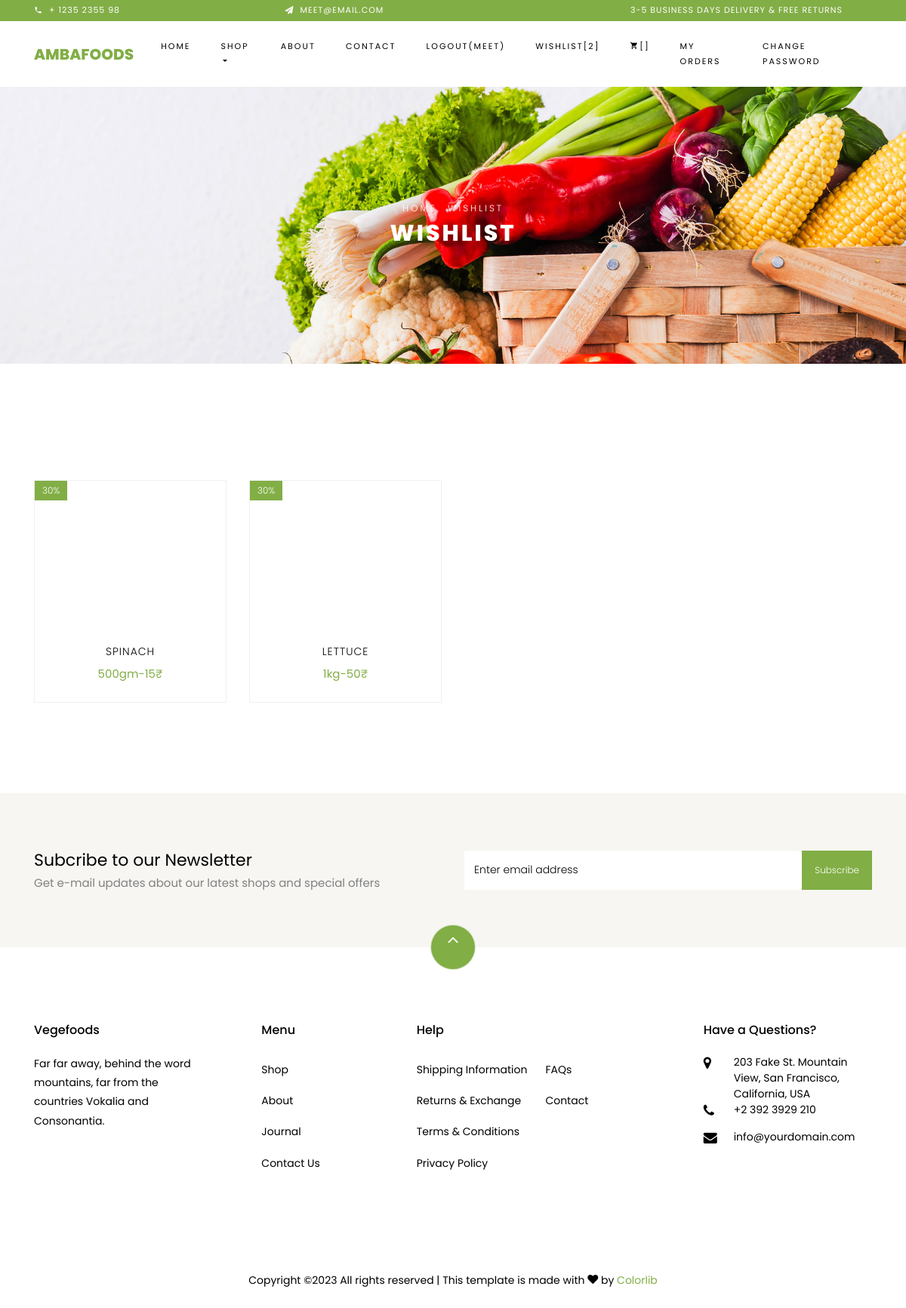
/wishlist/ (signed in), run on the app's committed database.
### myapp/models.py (models this page shows, shortened)
class User(models.Model):
    fname=models.CharField(max_length=100)
    lname=models.CharField(max_length=100)
    email=models.EmailField()
    mobile=models.PositiveIntegerField()
    address=models.TextField(max_length=300)
    password=models.CharField(max_length=100)
    profile_pic=models.ImageField(upload_to="profile_pic/",default="")
    usertype=models.CharField(max_length=100,default='buyer')

class Wishlist(models.Model):
    user=models.ForeignKey(User,on_delete=models.CASCADE)
    fruitage=models.ForeignKey(Fruitage,on_delete=models.CASCADE)

class Fruitage(models.Model):
    seller=models.ForeignKey(User,on_delete=models.CASCADE)
    category=(
        ('leafy-green','leafy-green'),
        ('cruciferous','cruciferous'),
        ('root','root'),
        ('pome','pome'),
        ('berries','berries'),
    )
    fruitage_category=models.CharField(max_length=100,choices=category)
    types=(
      ('vegetables','vegetables'),
      ('fruits','fruits'),
    )
    fruitage_type=models.CharField(max_length=100,choices=types)
    fruitage_price=models.PositiveIntegerField()
    weight=(
        ('500gm','500gm'),
        ('1kg','1kg'),
        ('2kg','2kg'),
        ('3kg','3kg'),
        ('4kg','4kg'),
        ('5kg','5kg'),
    )
    fruitage_weight=models.CharField(max_length=100,choices=weight)
    fruitage_name=models.CharField(max_length=100)
    fruitage_pic=models.ImageField(upload_to='product_pic/')

### myapp/views.py (the view)
# urls.py: path('wishlist/',views.wishlist,name='wishlist'),
def wishlist(request):
    user=User.objects.get(email=request.session['email'])
    wishlists = Wishlist.objects.filter(user=user)
    request.session['wishlist_count']=len(wishlists)
    return render(request, 'wishlist.html',{'wishlists':wishlists})

### myapp/templates/wishlist.html (shortened to what this page needs)
{% extends 'header.html' %}
{% load static %}
{% block content %}
<!DOCTYPE html>
<html lang="en">
  <head>
  </head>
  <body class="goto-here">
    <div class="hero-wrap hero-bread" style="background-image: url({% static 'images/bg_1.jpg' %});">
      <div class="container">
        <div class="row no-gutters slider-text align-items-center justify-content-center">
          <div class="col-md-9 ftco-animate text-center">
          	<p class="breadcrumbs"><span class="mr-2"><a href="index.html">Home</a></span> <span> Wishlist</span></p>
            <h1 class="mb-0 bread"> Wishlist </h1>
          </div>
        </div>
      </div>
    </div>
    <section class="ftco-section">
    	<div class="container">
    		<div class="row justify-content-center">
    			<div class="col-md-10 mb-5 text-center">
    			</div>
    		</div>
    		<div class="row">
				{% if wishlists %}
                {% for i in wishlists %}
    			<div class="col-md-6 col-lg-3 ftco-animate">
    				<div class="product">
    					<a href="#" class="img-prod"><img class="img-fluid" src="{{i.fruitage.fruitage_pic.url}}" style="width: 500px; height: 200px" alt="Colorlib Template">
    						<span class="status">30%</span>
    					</a>
    					<div class="text py-3 pb-4 px-3 text-center">
    						<h3><a href="#">{{i.fruitage.fruitage_name}}</a></h3>
    						<div class="d-flex">
    							<div class="pricing">
		    						<p class="price"><span >{{i.fruitage.fruitage_weight}}-</span><span class="price-sale">{{i.fruitage.fruitage_price}}&#8377;</span></p>
		    					</div>
	    					</div>
    					</div>
    				</div>
    			</div>
                {% endfor %}
				{% else %}
				   <h1> No Products In Wishlist </h1>
    			{% endif %}
    		</div>
    	</div>
    </section>
		<section class="ftco-section ftco-no-pt ftco-no-pb py-5 bg-light">
      <div class="container py-4">
        <div class="row d-flex justify-content-center py-5">
          <div class="col-md-6">
          	<h2 style="font-size: 22px;" class="mb-0">Subcribe to our Newsletter</h2>
          	<span>Get e-mail updates about our latest shops and special offers</span>
          </div>
          <div class="col-md-6 d-flex align-items-center">
            <form action="#" class="subscribe-form">
              <div class="form-group d-flex">
                <input type="text" class="form-control" placeholder="Enter email address">
                <input type="submit" value="Subscribe" class="submit px-3">
              </div>
            </form>
          </div>
        </div>
      </div>
    </section>
  </body>
</html>
{% endblock %}

### myapp/templates/header.html (shortened to what this page needs)
{% load static %}
<!DOCTYPE html>
<html lang="en">
  <head>
    <link rel="stylesheet" href="{% static 'css/open-iconic-bootstrap.min.css' %}">
    <link rel="stylesheet" href="{% static 'css/animate.css' %}">
    <link rel="stylesheet" href="{% static 'css/owl.carousel.min.css' %}">
    <link rel="stylesheet" href="{% static 'css/owl.theme.default.min.css' %}">
    <link rel="stylesheet" href="{% static 'css/magnific-popup.css' %}">
    <link rel="stylesheet" href="{% static 'css/aos.css' %}">
    <link rel="stylesheet" href="{% static 'css/ionicons.min.css' %}">
    <link rel="stylesheet" href="{% static 'css/bootstrap-datepicker.css' %}">
    <link rel="stylesheet" href="{% static 'css/jquery.timepicker.css' %}">
    <link rel="stylesheet" href="{% static 'css/flaticon.css' %}">
    <link rel="stylesheet" href="{% static 'css/icomoon.css' %}">
    <link rel="stylesheet" href="{% static 'css/style.css' %}">
  </head>
  <body class="goto-here">
		<div class="py-1 bg-primary">
    	<div class="container">
    		<div class="row no-gutters d-flex align-items-start align-items-center px-md-0">
	    		<div class="col-lg-12 d-block">
		    		<div class="row d-flex">
		    			<div class="col-md pr-4 d-flex topper align-items-center">
					    	<div class="icon mr-2 d-flex justify-content-center align-items-center"><span class="icon-phone2"></span></div>
						    <span class="text">+ 1235 2355 98</span>
					    </div>
					    <div class="col-md pr-4 d-flex topper align-items-center">
					    	<div class="icon mr-2 d-flex justify-content-center align-items-center"><span class="icon-paper-plane"></span></div>
						    <span class="text">meet@email.com</span>
					    </div>
					    <div class="col-md-5 pr-4 d-flex topper align-items-center text-lg-right">
						    <span class="text">3-5 Business days delivery &amp; Free Returns</span>
					    </div>
				    </div>
			    </div>
		    </div>
		  </div>
    </div>
    <nav class="navbar navbar-expand-lg navbar-dark ftco_navbar bg-dark ftco-navbar-light" id="ftco-navbar">
	    <div class="container">
	      <a class="navbar-brand" href="/">Ambafoods</a>
	      <div class="collapse navbar-collapse" id="ftco-nav">
	        <ul class="navbar-nav ml-auto">
	          <li class="nav-item active"><a href="/" class="nav-link">Home</a></li>
	          <li class="nav-item dropdown">
              <a class="nav-link dropdown-toggle" href="#" id="dropdown04" data-toggle="dropdown" aria-haspopup="true" aria-expanded="false">Shop</a>
            </li>
	          <li class="nav-item"><a href="{% url 'about' %}" class="nav-link">About</a></li>
	          <li class="nav-item"><a href="{% url 'contact' %}" class="nav-link">Contact</a></li>
            {% if request.session.email %}
            <li class="nav-item"><a href="{% url 'logout' %}" class="nav-link">Logout({{request.session.fname}})</a></li>
            <li class="nav-item"><a href="{% url 'wishlist' %}" class="nav-link">Wishlist[{{request.session.wishlist_count}}]</a></li>
            <li class="nav-item cta cta-colored"><a href="{% url 'cart' %}" class="nav-link"><span class="icon-shopping_cart"></span>[{{request.session.cart_count}}]</a></li>
            <li class="nav-item cta cta-colored"><a href="{% url 'myorder' %}" class="nav-link">My Orders</a></li>
            <li class="nav-item"><a href="{% url 'change-password' %}" class="nav-link">Change Password</a></li>
            {% else %}
            <li class="nav-item"><a href="{% url 'signup' %}" class="nav-link">Sign Up</a></li>
            <li class="nav-item"><a href="{% url 'login' %}" class="nav-link">Login</a></li>
            {% endif %}
	        </ul>
	      </div>
	    </div>
	  </nav>
    {% block content %}
    {% endblock %}
    <footer class="ftco-footer ftco-section">
      <div class="container">
      	<div class="row">
      		<div class="mouse">
						<a href="#" class="mouse-icon">
							<div class="mouse-wheel"><span class="ion-ios-arrow-up"></span></div>
						</a>
					</div>
      	</div>
        <div class="row mb-5">
          <div class="col-md">
            <div class="ftco-footer-widget mb-4">
              <h2 class="ftco-heading-2">Vegefoods</h2>
              <p>Far far away, behind the word mountains, far from the countries Vokalia and Consonantia.</p>
              <ul class="ftco-footer-social list-unstyled float-md-left float-lft mt-5">
              </ul>
            </div>
          </div>
          <div class="col-md">
            <div class="ftco-footer-widget mb-4 ml-md-5">
              <h2 class="ftco-heading-2">Menu</h2>
              <ul class="list-unstyled">
                <li><a href="{% url 'shop' %}" class="py-2 d-block">Shop</a></li>
                <li><a href="{% url 'about' %}" class="py-2 d-block">About</a></li>
                <li><a href="#" class="py-2 d-block">Journal</a></li>
                <li><a href="{% url 'contact' %}" class="py-2 d-block">Contact Us</a></li>
              </ul>
            </div>
          </div>
          <div class="col-md-4">
             <div class="ftco-footer-widget mb-4">
              <h2 class="ftco-heading-2">Help</h2>
              <div class="d-flex">
	              <ul class="list-unstyled mr-l-5 pr-l-3 mr-4">
	                <li><a href="#" class="py-2 d-block">Shipping Information</a></li>
	                <li><a href="#" class="py-2 d-block">Returns &amp; Exchange</a></li>
	                <li><a href="#" class="py-2 d-block">Terms &amp; Conditions</a></li>
	                <li><a href="#" class="py-2 d-block">Privacy Policy</a></li>
	              </ul>
	              <ul class="list-unstyled">
	                <li><a href="#" class="py-2 d-block">FAQs</a></li>
	                <li><a href="{% url 'contact' %}" class="py-2 d-block">Contact</a></li>
	              </ul>
	            </div>
            </div>
          </div>
          <div class="col-md">
            <div class="ftco-footer-widget mb-4">
            	<h2 class="ftco-heading-2">Have a Questions?</h2>
            	<div class="block-23 mb-3">
	              <ul>
	                <li><span class="icon icon-map-marker"></span><span class="text">203 Fake St. Mountain View, San Francisco, California, USA</span></li>
	                <li><a href="#"><span class="icon icon-phone"></span><span class="text">+2 392 3929 210</span></a></li>
	                <li><a href="#"><span class="icon icon-envelope"></span><span class="text">info@yourdomain.com</span></a></li>
	              </ul>
	            </div>
            </div>
          </div>
        </div>
        <div class="row">
          <div class="col-md-12 text-center">
            <p>
						  Copyright &copy;<script>document.write(new Date().getFullYear());</script> All rights reserved | This template is made with <i class="icon-heart color-danger" aria-hidden="true"></i> by <a href="https://colorlib.com" target="_blank">Colorlib</a>
						</p>
          </div>
        </div>
      </div>
    </footer>
  </body>
</html>

### myapp/static/css/icomoon.css (style rules this page uses)
[class^="icon-"], [class*=" icon-"] { font-family: 'icomoon' !important; speak: none; font-style: normal; font-weight: normal; font-variant: normal; text-transform: none; line-height: 1; -webkit-font-smoothing: antialiased; -moz-osx-font-smoothing: grayscale; }
.icon-heart:before { content: "\f004"; }
.icon-map-marker:before { content: "\f041"; }
.icon-phone:before { content: "\f095"; }
.icon-envelope:before { content: "\f0e0"; }
.icon-paper-plane:before { content: "\f1d8"; }
.icon-phone2:before { content: "\e0cd"; }
.icon-shopping_cart:before { content: "\e8cc"; }

### data on the page
User: session.fname "MEET"
Wishlist: fruitage.fruitage_name "SPINACH", fruitage.fruitage_weight "500gm", fruitage.fruitage_price "15"
Wishlist: fruitage.fruitage_name "LETTUCE", fruitage.fruitage_weight "1kg", fruitage.fruitage_price "50"

### other printed values
{{ request.session.wishlist_count }} "2"
